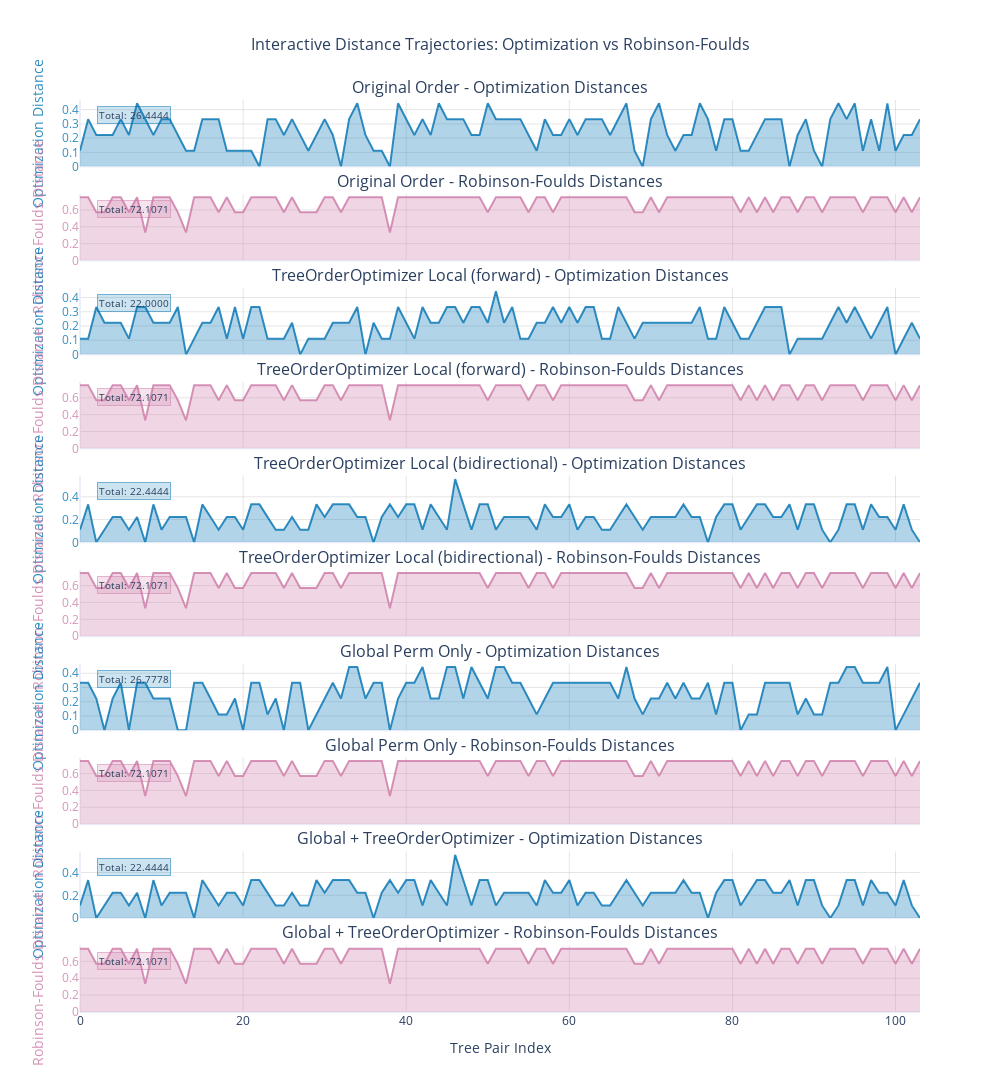
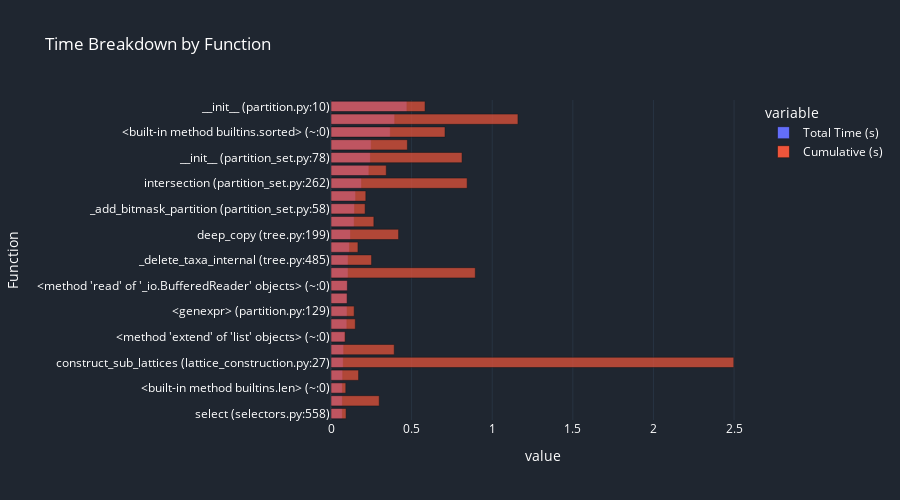
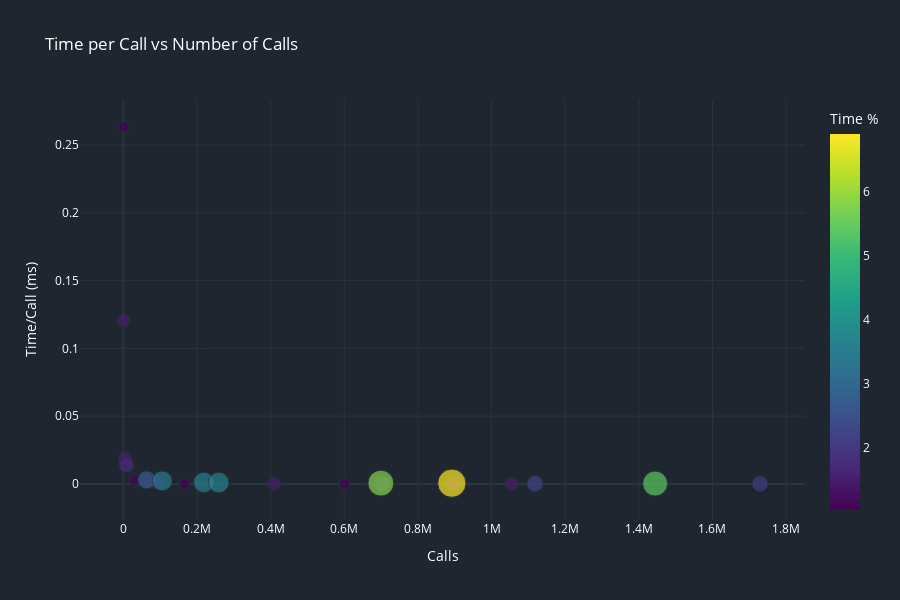
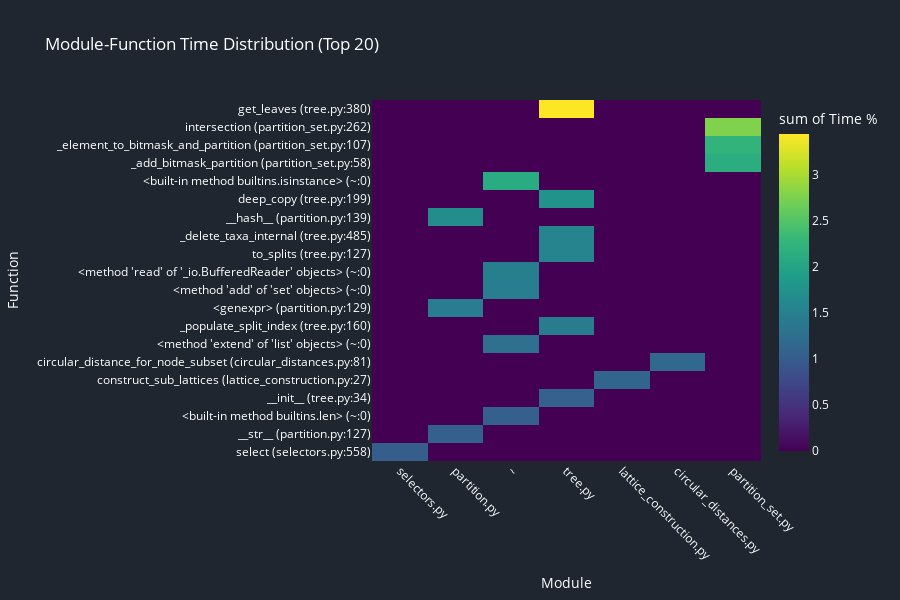

Notebook code cell kept with these figures, in order:
### Code cell
%load_ext autoreload
%autoreload 2

# In a Jupyter Notebook cell
import logging
from brancharchitect.leaforder.benchmark.benchmark_utilities import profile_and_visualize
# Configure logging
logging.basicConfig(level=logging.INFO)
logger = logging.getLogger(__name__)

file_path = "/Users/berksakalli/Projects/BranchArchitect/test/colouring/trees/sequence_trees/five_taxa_all_permutations.newick"

profile_and_visualize(
    filepath=file_path,
    bidirectional=True,
    n_iterations=20,
)

### Figure 1 — Plotly figure (JSON) as saved in the notebook; plotly's stock layout.template omitted (floating-point values rounded to 4 significant figures)
{"data": [{"fill": "tozeroy", "fillcolor": "rgba(0, 114, 178, 0.3)", "hovertemplate": "<b>Tree Pair: %{x}</b><br>Optimization Distance: %{y:.4f}<extra></extra>", "line": {"color": "rgba(0, 114, 178, 0.8)", "width": 2}, "mode": "lines", "name": "Original Order - Opt", "showlegend": false, "type": "scatter", "x": [0, 1, 2, 3, 4, 5, 6, 7, 8, 9, 10, 11, 12, 13, 14, 15, 16, 17, 18, 19, 20, 21, 22, 23, 24, 25, 26, 27, 28, 29, 30, 31, 32, 33, 34, 35, 36, 37, 38, 39, 40, 41, 42, 43, 44, 45, 46, 47, 48, 49, 50, 51, 52, 53, 54, 55, 56, 57, 58, 59, 60, 61, 62, 63, 64, 65, 66, 67, 68, 69, 70, 71, 72, 73, 74, 75, 76, 77, 78, 79, 80, 81, 82, 83, 84, 85, 86, 87, 88, 89, 90, 91, 92, 93, 94, 95, 96, 97, 98, 99, 100, 101, 102, 103], "xaxis": "x", "y": [0.1111, 0.3333, 0.2222, 0.2222, 0.2222, 0.3333, 0.2222, 0.4444, 0.3333, 0.2222, 0.3333, 0.3333, 0.2222, 0.1111, 0.1111, 0.3333, 0.3333, 0.3333, 0.1111, 0.1111, 0.1111, 0.1111, 0, 0.3333, 0.3333, 0.2222, 0.3333, 0.2222, 0.1111, 0.2222, 0.3333, 0.2222, 0, 0.3333, 0.4444, 0.2222, 0.1111, 0.1111, 0, 0.4444, 0.3333, 0.2222, 0.3333, 0.2222, 0.4444, 0.3333, 0.3333, 0.3333, 0.2222, 0.2222, 0.4444, 0.3333, 0.3333, 0.3333, 0.3333, 0.2222, 0.1111, 0.3333, 0.2222, 0.2222, 0.3333, 0.2222, 0.3333, 0.3333, 0.3333, 0.2222, 0.3333, 0.4444, 0.1111, 0, 0.3333, 0.4444, 0.2222, 0.1111, 0.2222, 0.2222, 0.4444, 0.3333, 0.1111, 0.3333, 0.3333, 0.1111, 0.1111, 0.2222, 0.3333, 0.3333, 0.3333, 0, 0.2222, 0.3333, 0.1111, 0, 0.3333, 0.4444, 0.3333, 0.4444, 0.1111, 0.3333, 0.1111, 0.4444, 0.1111, 0.2222, 0.2222, 0.3333], "yaxis": "y"}, {"fill": "tozeroy", "fillcolor": "rgba(204, 121, 167, 0.3)", "hovertemplate": "<b>Tree Pair: %{x}</b><br>Robinson-Foulds Distance: %{y:.4f}<extra></extra>", "line": {"color": "rgba(204, 121, 167, 0.8)", "width": 2}, "mode": "lines", "name": "Original Order - RF", "showlegend": false, "type": "scatter", "x": [0, 1, 2, 3, 4, 5, 6, 7, 8, 9, 10, 11, 12, 13, 14, 15, 16, 17, 18, 19, 20, 21, 22, 23, 24, 25, 26, 27, 28, 29, 30, 31, 32, 33, 34, 35, 36, 37, 38, 39, 40, 41, 42, 43, 44, 45, 46, 47, 48, 49, 50, 51, 52, 53, 54, 55, 56, 57, 58, 59, 60, 61, 62, 63, 64, 65, 66, 67, 68, 69, 70, 71, 72, 73, 74, 75, 76, 77, 78, 79, 80, 81, 82, 83, 84, 85, 86, 87, 88, 89, 90, 91, 92, 93, 94, 95, 96, 97, 98, 99, 100, 101, 102, 103], "xaxis": "x2", "y": [0.75, 0.75, 0.5714, 0.5714, 0.75, 0.75, 0.5714, 0.75, 0.3333, 0.75, 0.75, 0.75, 0.5714, 0.3333, 0.75, 0.75, 0.75, 0.5714, 0.75, 0.5714, 0.5714, 0.75, 0.75, 0.75, 0.75, 0.5714, 0.75, 0.5714, 0.5714, 0.5714, 0.75, 0.75, 0.5714, 0.75, 0.75, 0.75, 0.75, 0.75, 0.3333, 0.75, 0.75, 0.75, 0.75, 0.75, 0.75, 0.75, 0.75, 0.75, 0.75, 0.75, 0.5714, 0.75, 0.75, 0.75, 0.75, 0.5714, 0.75, 0.75, 0.5714, 0.75, 0.75, 0.75, 0.75, 0.75, 0.75, 0.75, 0.75, 0.75, 0.5714, 0.5714, 0.75, 0.5714, 0.75, 0.75, 0.75, 0.75, 0.75, 0.75, 0.75, 0.75, 0.75, 0.5714, 0.75, 0.5714, 0.75, 0.5714, 0.75, 0.75, 0.5714, 0.75, 0.75, 0.5714, 0.75, 0.75, 0.75, 0.75, 0.5714, 0.75, 0.75, 0.75, 0.5714, 0.75, 0.5714, 0.75], "yaxis": "y2"}, {"fill": "tozeroy", "fillcolor": "rgba(0, 114, 178, 0.3)", "hovertemplate": "<b>Tree Pair: %{x}</b><br>Optimization Distance: %{y:.4f}<extra></extra>", "line": {"color": "rgba(0, 114, 178, 0.8)", "width": 2}, "mode": "lines", "name": "TreeOrderOptimizer Local (forward) - Opt", "showlegend": false, "type": "scatter", "x": [0, 1, 2, 3, 4, 5, 6, 7, 8, 9, 10, 11, 12, 13, 14, 15, 16, 17, 18, 19, 20, 21, 22, 23, 24, 25, 26, 27, 28, 29, 30, 31, 32, 33, 34, 35, 36, 37, 38, 39, 40, 41, 42, 43, 44, 45, 46, 47, 48, 49, 50, 51, 52, 53, 54, 55, 56, 57, 58, 59, 60, 61, 62, 63, 64, 65, 66, 67, 68, 69, 70, 71, 72, 73, 74, 75, 76, 77, 78, 79, 80, 81, 82, 83, 84, 85, 86, 87, 88, 89, 90, 91, 92, 93, 94, 95, 96, 97, 98, 99, 100, 101, 102, 103], "xaxis": "x3", "y": [0.1111, 0.1111, 0.3333, 0.2222, 0.2222, 0.2222, 0.1111, 0.3333, 0.3333, 0.2222, 0.2222, 0.2222, 0.3333, 0, 0.1111, 0.2222, 0.2222, 0.3333, 0.1111, 0.3333, 0.1111, 0.3333, 0.3333, 0.1111, 0.1111, 0.1111, 0.2222, 0, 0.1111, 0.1111, 0.1111, 0.2222, 0.2222, 0.2222, 0.3333, 0, 0.2222, 0.1111, 0.1111, 0.3333, 0.2222, 0.1111, 0.3333, 0.2222, 0.2222, 0.3333, 0.3333, 0.2222, 0.3333, 0.3333, 0.2222, 0.4444, 0.2222, 0.3333, 0.1111, 0.1111, 0.2222, 0.2222, 0.3333, 0.2222, 0.3333, 0.2222, 0.3333, 0.3333, 0.1111, 0.1111, 0.3333, 0.2222, 0.1111, 0.2222, 0.2222, 0.2222, 0.2222, 0.2222, 0.2222, 0.2222, 0.3333, 0.1111, 0.1111, 0.3333, 0.2222, 0.1111, 0.1111, 0.2222, 0.3333, 0.3333, 0.3333, 0, 0.1111, 0.1111, 0.1111, 0.1111, 0.2222, 0.3333, 0.2222, 0.3333, 0.2222, 0.1111, 0.2222, 0.3333, 0, 0.1111, 0.2222, 0.1111], "yaxis": "y3"}, {"fill": "tozeroy", "fillcolor": "rgba(204, 121, 167, 0.3)", "hovertemplate": "<b>Tree Pair: %{x}</b><br>Robinson-Foulds Distance: %{y:.4f}<extra></extra>", "line": {"color": "rgba(204, 121, 167, 0.8)", "width": 2}, "mode": "lines", "name": "TreeOrderOptimizer Local (forward) - RF", "showlegend": false, "type": "scatter", "x": [0, 1, 2, 3, 4, 5, 6, 7, 8, 9, 10, 11, 12, 13, 14, 15, 16, 17, 18, 19, 20, 21, 22, 23, 24, 25, 26, 27, 28, 29, 30, 31, 32, 33, 34, 35, 36, 37, 38, 39, 40, 41, 42, 43, 44, 45, 46, 47, 48, 49, 50, 51, 52, 53, 54, 55, 56, 57, 58, 59, 60, 61, 62, 63, 64, 65, 66, 67, 68, 69, 70, 71, 72, 73, 74, 75, 76, 77, 78, 79, 80, 81, 82, 83, 84, 85, 86, 87, 88, 89, 90, 91, 92, 93, 94, 95, 96, 97, 98, 99, 100, 101, 102, 103], "xaxis": "x4", "y": [0.75, 0.75, 0.5714, 0.5714, 0.75, 0.75, 0.5714, 0.75, 0.3333, 0.75, 0.75, 0.75, 0.5714, 0.3333, 0.75, 0.75, 0.75, 0.5714, 0.75, 0.5714, 0.5714, 0.75, 0.75, 0.75, 0.75, 0.5714, 0.75, 0.5714, 0.5714, 0.5714, 0.75, 0.75, 0.5714, 0.75, 0.75, 0.75, 0.75, 0.75, 0.3333, 0.75, 0.75, 0.75, 0.75, 0.75, 0.75, 0.75, 0.75, 0.75, 0.75, 0.75, 0.5714, 0.75, 0.75, 0.75, 0.75, 0.5714, 0.75, 0.75, 0.5714, 0.75, 0.75, 0.75, 0.75, 0.75, 0.75, 0.75, 0.75, 0.75, 0.5714, 0.5714, 0.75, 0.5714, 0.75, 0.75, 0.75, 0.75, 0.75, 0.75, 0.75, 0.75, 0.75, 0.5714, 0.75, 0.5714, 0.75, 0.5714, 0.75, 0.75, 0.5714, 0.75, 0.75, 0.5714, 0.75, 0.75, 0.75, 0.75, 0.5714, 0.75, 0.75, 0.75, 0.5714, 0.75, 0.5714, 0.75], "yaxis": "y4"}, {"fill": "tozeroy", "fillcolor": "rgba(0, 114, 178, 0.3)", "hovertemplate": "<b>Tree Pair: %{x}</b><br>Optimization Distance: %{y:.4f}<extra></extra>", "line": {"color": "rgba(0, 114, 178, 0.8)", "width": 2}, "mode": "lines", "name": "TreeOrderOptimizer Local (bidirectional) - Opt", "showlegend": false, "type": "scatter", "x": [0, 1, 2, 3, 4, 5, 6, 7, 8, 9, 10, 11, 12, 13, 14, 15, 16, 17, 18, 19, 20, 21, 22, 23, 24, 25, 26, 27, 28, 29, 30, 31, 32, 33, 34, 35, 36, 37, 38, 39, 40, 41, 42, 43, 44, 45, 46, 47, 48, 49, 50, 51, 52, 53, 54, 55, 56, 57, 58, 59, 60, 61, 62, 63, 64, 65, 66, 67, 68, 69, 70, 71, 72, 73, 74, 75, 76, 77, 78, 79, 80, 81, 82, 83, 84, 85, 86, 87, 88, 89, 90, 91, 92, 93, 94, 95, 96, 97, 98, 99, 100, 101, 102, 103], "xaxis": "x5", "y": [0.1111, 0.3333, 0, 0.1111, 0.2222, 0.2222, 0.1111, 0.2222, 0, 0.3333, 0.1111, 0.2222, 0.2222, 0.2222, 0, 0.3333, 0.2222, 0.1111, 0.2222, 0.2222, 0.1111, 0.3333, 0.3333, 0.2222, 0.1111, 0.1111, 0.2222, 0.1111, 0.1111, 0.3333, 0.2222, 0.3333, 0.3333, 0.3333, 0.2222, 0.2222, 0, 0.2222, 0.3333, 0.2222, 0.3333, 0.3333, 0.1111, 0.3333, 0.2222, 0.1111, 0.5556, 0.3333, 0.1111, 0.3333, 0.3333, 0.1111, 0.2222, 0.2222, 0.2222, 0.2222, 0.1111, 0.3333, 0.2222, 0.2222, 0.3333, 0.1111, 0.2222, 0.2222, 0.1111, 0.1111, 0.2222, 0.3333, 0.2222, 0.1111, 0.2222, 0.2222, 0.2222, 0.2222, 0.3333, 0.2222, 0.2222, 0, 0.2222, 0.3333, 0.3333, 0.1111, 0.2222, 0.3333, 0.3333, 0.2222, 0.2222, 0.3333, 0.1111, 0.3333, 0.3333, 0.1111, 0, 0.1111, 0.3333, 0.3333, 0.1111, 0.3333, 0.2222, 0.2222, 0.1111, 0.3333, 0.1111, 0], "yaxis": "y5"}, {"fill": "tozeroy", "fillcolor": "rgba(204, 121, 167, 0.3)", "hovertemplate": "<b>Tree Pair: %{x}</b><br>Robinson-Foulds Distance: %{y:.4f}<extra></extra>", "line": {"color": "rgba(204, 121, 167, 0.8)", "width": 2}, "mode": "lines", "name": "TreeOrderOptimizer Local (bidirectional) - RF", "showlegend": false, "type": "scatter", "x": [0, 1, 2, 3, 4, 5, 6, 7, 8, 9, 10, 11, 12, 13, 14, 15, 16, 17, 18, 19, 20, 21, 22, 23, 24, 25, 26, 27, 28, 29, 30, 31, 32, 33, 34, 35, 36, 37, 38, 39, 40, 41, 42, 43, 44, 45, 46, 47, 48, 49, 50, 51, 52, 53, 54, 55, 56, 57, 58, 59, 60, 61, 62, 63, 64, 65, 66, 67, 68, 69, 70, 71, 72, 73, 74, 75, 76, 77, 78, 79, 80, 81, 82, 83, 84, 85, 86, 87, 88, 89, 90, 91, 92, 93, 94, 95, 96, 97, 98, 99, 100, 101, 102, 103], "xaxis": "x6", "y": [0.75, 0.75, 0.5714, 0.5714, 0.75, 0.75, 0.5714, 0.75, 0.3333, 0.75, 0.75, 0.75, 0.5714, 0.3333, 0.75, 0.75, 0.75, 0.5714, 0.75, 0.5714, 0.5714, 0.75, 0.75, 0.75, 0.75, 0.5714, 0.75, 0.5714, 0.5714, 0.5714, 0.75, 0.75, 0.5714, 0.75, 0.75, 0.75, 0.75, 0.75, 0.3333, 0.75, 0.75, 0.75, 0.75, 0.75, 0.75, 0.75, 0.75, 0.75, 0.75, 0.75, 0.5714, 0.75, 0.75, 0.75, 0.75, 0.5714, 0.75, 0.75, 0.5714, 0.75, 0.75, 0.75, 0.75, 0.75, 0.75, 0.75, 0.75, 0.75, 0.5714, 0.5714, 0.75, 0.5714, 0.75, 0.75, 0.75, 0.75, 0.75, 0.75, 0.75, 0.75, 0.75, 0.5714, 0.75, 0.5714, 0.75, 0.5714, 0.75, 0.75, 0.5714, 0.75, 0.75, 0.5714, 0.75, 0.75, 0.75, 0.75, 0.5714, 0.75, 0.75, 0.75, 0.5714, 0.75, 0.5714, 0.75], "yaxis": "y6"}, {"fill": "tozeroy", "fillcolor": "rgba(0, 114, 178, 0.3)", "hovertemplate": "<b>Tree Pair: %{x}</b><br>Optimization Distance: %{y:.4f}<extra></extra>", "line": {"color": "rgba(0, 114, 178, 0.8)", "width": 2}, "mode": "lines", "name": "Global Perm Only - Opt", "showlegend": false, "type": "scatter", "x": [0, 1, 2, 3, 4, 5, 6, 7, 8, 9, 10, 11, 12, 13, 14, 15, 16, 17, 18, 19, 20, 21, 22, 23, 24, 25, 26, 27, 28, 29, 30, 31, 32, 33, 34, 35, 36, 37, 38, 39, 40, 41, 42, 43, 44, 45, 46, 47, 48, 49, 50, 51, 52, 53, 54, 55, 56, 57, 58, 59, 60, 61, 62, 63, 64, 65, 66, 67, 68, 69, 70, 71, 72, 73, 74, 75, 76, 77, 78, 79, 80, 81, 82, 83, 84, 85, 86, 87, 88, 89, 90, 91, 92, 93, 94, 95, 96, 97, 98, 99, 100, 101, 102, 103], "xaxis": "x7", "y": [0.3333, 0.3333, 0.2222, 0, 0.2222, 0.3333, 0, 0.3333, 0.3333, 0.2222, 0.2222, 0.2222, 0, 0, 0.3333, 0.3333, 0.2222, 0.1111, 0.1111, 0.2222, 0, 0.3333, 0.3333, 0.1111, 0.2222, 0, 0.3333, 0.3333, 0, 0.1111, 0.2222, 0.3333, 0.2222, 0.4444, 0.4444, 0.2222, 0.3333, 0.3333, 0, 0.2222, 0.3333, 0.3333, 0.4444, 0.2222, 0.2222, 0.4444, 0.4444, 0.2222, 0.4444, 0.3333, 0.2222, 0.4444, 0.4444, 0.3333, 0.3333, 0.2222, 0.1111, 0.2222, 0.3333, 0.3333, 0.3333, 0.3333, 0.3333, 0.3333, 0.3333, 0.3333, 0.2222, 0.4444, 0.2222, 0.1111, 0.2222, 0.2222, 0.3333, 0.2222, 0.3333, 0.2222, 0.2222, 0.3333, 0.1111, 0.3333, 0.3333, 0, 0.1111, 0.1111, 0.3333, 0.3333, 0.3333, 0.3333, 0.1111, 0.2222, 0.1111, 0.1111, 0.3333, 0.3333, 0.4444, 0.4444, 0.3333, 0.3333, 0.3333, 0.4444, 0, 0.1111, 0.2222, 0.3333], "yaxis": "y7"}, {"fill": "tozeroy", "fillcolor": "rgba(204, 121, 167, 0.3)", "hovertemplate": "<b>Tree Pair: %{x}</b><br>Robinson-Foulds Distance: %{y:.4f}<extra></extra>", "line": {"color": "rgba(204, 121, 167, 0.8)", "width": 2}, "mode": "lines", "name": "Global Perm Only - RF", "showlegend": false, "type": "scatter", "x": [0, 1, 2, 3, 4, 5, 6, 7, 8, 9, 10, 11, 12, 13, 14, 15, 16, 17, 18, 19, 20, 21, 22, 23, 24, 25, 26, 27, 28, 29, 30, 31, 32, 33, 34, 35, 36, 37, 38, 39, 40, 41, 42, 43, 44, 45, 46, 47, 48, 49, 50, 51, 52, 53, 54, 55, 56, 57, 58, 59, 60, 61, 62, 63, 64, 65, 66, 67, 68, 69, 70, 71, 72, 73, 74, 75, 76, 77, 78, 79, 80, 81, 82, 83, 84, 85, 86, 87, 88, 89, 90, 91, 92, 93, 94, 95, 96, 97, 98, 99, 100, 101, 102, 103], "xaxis": "x8", "y": [0.75, 0.75, 0.5714, 0.5714, 0.75, 0.75, 0.5714, 0.75, 0.3333, 0.75, 0.75, 0.75, 0.5714, 0.3333, 0.75, 0.75, 0.75, 0.5714, 0.75, 0.5714, 0.5714, 0.75, 0.75, 0.75, 0.75, 0.5714, 0.75, 0.5714, 0.5714, 0.5714, 0.75, 0.75, 0.5714, 0.75, 0.75, 0.75, 0.75, 0.75, 0.3333, 0.75, 0.75, 0.75, 0.75, 0.75, 0.75, 0.75, 0.75, 0.75, 0.75, 0.75, 0.5714, 0.75, 0.75, 0.75, 0.75, 0.5714, 0.75, 0.75, 0.5714, 0.75, 0.75, 0.75, 0.75, 0.75, 0.75, 0.75, 0.75, 0.75, 0.5714, 0.5714, 0.75, 0.5714, 0.75, 0.75, 0.75, 0.75, 0.75, 0.75, 0.75, 0.75, 0.75, 0.5714, 0.75, 0.5714, 0.75, 0.5714, 0.75, 0.75, 0.5714, 0.75, 0.75, 0.5714, 0.75, 0.75, 0.75, 0.75, 0.5714, 0.75, 0.75, 0.75, 0.5714, 0.75, 0.5714, 0.75], "yaxis": "y8"}, {"fill": "tozeroy", "fillcolor": "rgba(0, 114, 178, 0.3)", "hovertemplate": "<b>Tree Pair: %{x}</b><br>Optimization Distance: %{y:.4f}<extra></extra>", "line": {"color": "rgba(0, 114, 178, 0.8)", "width": 2}, "mode": "lines", "name": "Global + TreeOrderOptimizer - Opt", "showlegend": false, "type": "scatter", "x": [0, 1, 2, 3, 4, 5, 6, 7, 8, 9, 10, 11, 12, 13, 14, 15, 16, 17, 18, 19, 20, 21, 22, 23, 24, 25, 26, 27, 28, 29, 30, 31, 32, 33, 34, 35, 36, 37, 38, 39, 40, 41, 42, 43, 44, 45, 46, 47, 48, 49, 50, 51, 52, 53, 54, 55, 56, 57, 58, 59, 60, 61, 62, 63, 64, 65, 66, 67, 68, 69, 70, 71, 72, 73, 74, 75, 76, 77, 78, 79, 80, 81, 82, 83, 84, 85, 86, 87, 88, 89, 90, 91, 92, 93, 94, 95, 96, 97, 98, 99, 100, 101, 102, 103], "xaxis": "x9", "y": [0.1111, 0.3333, 0, 0.1111, 0.2222, 0.2222, 0.1111, 0.2222, 0, 0.3333, 0.1111, 0.2222, 0.2222, 0.2222, 0, 0.3333, 0.2222, 0.1111, 0.2222, 0.2222, 0.1111, 0.3333, 0.3333, 0.2222, 0.1111, 0.1111, 0.2222, 0.1111, 0.1111, 0.3333, 0.2222, 0.3333, 0.3333, 0.3333, 0.2222, 0.2222, 0, 0.2222, 0.3333, 0.2222, 0.3333, 0.3333, 0.1111, 0.3333, 0.2222, 0.1111, 0.5556, 0.3333, 0.1111, 0.3333, 0.3333, 0.1111, 0.2222, 0.2222, 0.2222, 0.2222, 0.1111, 0.3333, 0.2222, 0.2222, 0.3333, 0.1111, 0.2222, 0.2222, 0.1111, 0.1111, 0.2222, 0.3333, 0.2222, 0.1111, 0.2222, 0.2222, 0.2222, 0.2222, 0.3333, 0.2222, 0.2222, 0, 0.2222, 0.3333, 0.3333, 0.1111, 0.2222, 0.3333, 0.3333, 0.2222, 0.2222, 0.3333, 0.1111, 0.3333, 0.3333, 0.1111, 0, 0.1111, 0.3333, 0.3333, 0.1111, 0.3333, 0.2222, 0.2222, 0.1111, 0.3333, 0.1111, 0], "yaxis": "y9"}, {"fill": "tozeroy", "fillcolor": "rgba(204, 121, 167, 0.3)", "hovertemplate": "<b>Tree Pair: %{x}</b><br>Robinson-Foulds Distance: %{y:.4f}<extra></extra>", "line": {"color": "rgba(204, 121, 167, 0.8)", "width": 2}, "mode": "lines", "name": "Global + TreeOrderOptimizer - RF", "showlegend": false, "type": "scatter", "x": [0, 1, 2, 3, 4, 5, 6, 7, 8, 9, 10, 11, 12, 13, 14, 15, 16, 17, 18, 19, 20, 21, 22, 23, 24, 25, 26, 27, 28, 29, 30, 31, 32, 33, 34, 35, 36, 37, 38, 39, 40, 41, 42, 43, 44, 45, 46, 47, 48, 49, 50, 51, 52, 53, 54, 55, 56, 57, 58, 59, 60, 61, 62, 63, 64, 65, 66, 67, 68, 69, 70, 71, 72, 73, 74, 75, 76, 77, 78, 79, 80, 81, 82, 83, 84, 85, 86, 87, 88, 89, 90, 91, 92, 93, 94, 95, 96, 97, 98, 99, 100, 101, 102, 103], "xaxis": "x10", "y": [0.75, 0.75, 0.5714, 0.5714, 0.75, 0.75, 0.5714, 0.75, 0.3333, 0.75, 0.75, 0.75, 0.5714, 0.3333, 0.75, 0.75, 0.75, 0.5714, 0.75, 0.5714, 0.5714, 0.75, 0.75, 0.75, 0.75, 0.5714, 0.75, 0.5714, 0.5714, 0.5714, 0.75, 0.75, 0.5714, 0.75, 0.75, 0.75, 0.75, 0.75, 0.3333, 0.75, 0.75, 0.75, 0.75, 0.75, 0.75, 0.75, 0.75, 0.75, 0.75, 0.75, 0.5714, 0.75, 0.75, 0.75, 0.75, 0.5714, 0.75, 0.75, 0.5714, 0.75, 0.75, 0.75, 0.75, 0.75, 0.75, 0.75, 0.75, 0.75, 0.5714, 0.5714, 0.75, 0.5714, 0.75, 0.75, 0.75, 0.75, 0.75, 0.75, 0.75, 0.75, 0.75, 0.5714, 0.75, 0.5714, 0.75, 0.5714, 0.75, 0.75, 0.5714, 0.75, 0.75, 0.5714, 0.75, 0.75, 0.75, 0.75, 0.5714, 0.75, 0.75, 0.75, 0.5714, 0.75, 0.5714, 0.75], "yaxis": "y10"}], "layout": {"annotations": [{"font": {"size": 16}, "showarrow": false, "text": "Original Order - Optimization Distances", "x": 0.5, "xanchor": "center", "xref": "paper", "y": 1.0, "yanchor": "bottom", "yref": "paper"}, {"font": {"size": 16}, "showarrow": false, "text": "Original Order - Robinson-Foulds Distances", "x": 0.5, "xanchor": "center", "xref": "paper", "y": 0.897, "yanchor": "bottom", "yref": "paper"}, {"font": {"size": 16}, "showarrow": false, "text": "TreeOrderOptimizer Local (forward) - Optimization Distances", "x": 0.5, "xanchor": "center", "xref": "paper", "y": 0.794, "yanchor": "bottom", "yref": "paper"}, {"font": {"size": 16}, "showarrow": false, "text": "TreeOrderOptimizer Local (forward) - Robinson-Foulds Distances", "x": 0.5, "xanchor": "center", "xref": "paper", "y": 0.691, "yanchor": "bottom", "yref": "paper"}, {"font": {"size": 16}, "showarrow": false, "text": "TreeOrderOptimizer Local (bidirectional) - Optimization Distances", "x": 0.5, "xanchor": "center", "xref": "paper", "y": 0.588, "yanchor": "bottom", "yref": "paper"}, {"font": {"size": 16}, "showarrow": false, "text": "TreeOrderOptimizer Local (bidirectional) - Robinson-Foulds Distances", "x": 0.5, "xanchor": "center", "xref": "paper", "y": 0.485, "yanchor": "bottom", "yref": "paper"}, {"font": {"size": 16}, "showarrow": false, "text": "Global Perm Only - Optimization Distances", "x": 0.5, "xanchor": "center", "xref": "paper", "y": 0.382, "yanchor": "bottom", "yref": "paper"}, {"font": {"size": 16}, "showarrow": false, "text": "Global Perm Only - Robinson-Foulds Distances", "x": 0.5, "xanchor": "center", "xref": "paper", "y": 0.279, "yanchor": "bottom", "yref": "paper"}, {"font": {"size": 16}, "showarrow": false, "text": "Global + TreeOrderOptimizer - Optimization Distances", "x": 0.5, "xanchor": "center", "xref": "paper", "y": 0.176, "yanchor": "bottom", "yref": "paper"}, {"font": {"size": 16}, "showarrow": false, "text": "Global + TreeOrderOptimizer - Robinson-Foulds Distances", "x": 0.5, "xanchor": "center", "xref": "paper", "y": 0.073, "yanchor": "bottom", "yref": "paper"}, {"bgcolor": "rgba(0, 114, 178, 0.2)", "bordercolor": "rgba(0, 114, 178, 0.5)", "borderwidth": 1, "font": {"size": 10}, "showarrow": false, "text": "Total: 26.4444", "x": 2.08, "xanchor": "left", "xref": "x", "y": 0.4222, "yanchor": "top", "yref": "y"}, {"bgcolor": "rgba(204, 121, 167, 0.2)", "bordercolor": "rgba(204, 121, 167, 0.5)", "borderwidth": 1, "font": {"size": 10}, "showarrow": false, "text": "Total: 72.1071", "x": 2.08, "xanchor": "left", "xref": "x2", "y": 0.7125, "yanchor": "top", "yref": "y2"}, {"bgcolor": "rgba(0, 114, 178, 0.2)", "bordercolor": "rgba(0, 114, 178, 0.5)", "borderwidth": 1, "font": {"size": 10}, "showarrow": false, "text": "Total: 22.0000", "x": 2.08, "xanchor": "left", "xref": "x3", "y": 0.4222, "yanchor": "top", "yref": "y3"}, {"bgcolor": "rgba(204, 121, 167, 0.2)", "bordercolor": "rgba(204, 121, 167, 0.5)", "borderwidth": 1, "font": {"size": 10}, "showarrow": false, "text": "Total: 72.1071", "x": 2.08, "xanchor": "left", "xref": "x4", "y": 0.7125, "yanchor": "top", "yref": "y4"}, {"bgcolor": "rgba(0, 114, 178, 0.2)", "bordercolor": "rgba(0, 114, 178, 0.5)", "borderwidth": 1, "font": {"size": 10}, "showarrow": false, "text": "Total: 22.4444", "x": 2.08, "xanchor": "left", "xref": "x5", "y": 0.5278, "yanchor": "top", "yref": "y5"}, {"bgcolor": "rgba(204, 121, 167, 0.2)", "bordercolor": "rgba(204, 121, 167, 0.5)", "borderwidth": 1, "font": {"size": 10}, "showarrow": false, "text": "Total: 72.1071", "x": 2.08, "xanchor": "left", "xref": "x6", "y": 0.7125, "yanchor": "top", "yref": "y6"}, {"bgcolor": "rgba(0, 114, 178, 0.2)", "bordercolor": "rgba(0, 114, 178, 0.5)", "borderwidth": 1, "font": {"size": 10}, "showarrow": false, "text": "Total: 26.7778", "x": 2.08, "xanchor": "left", "xref": "x7", "y": 0.4222, "yanchor": "top", "yref": "y7"}, {"bgcolor": "rgba(204, 121, 167, 0.2)", "bordercolor": "rgba(204, 121, 167, 0.5)", "borderwidth": 1, "font": {"size": 10}, "showarrow": false, "text": "Total: 72.1071", "x": 2.08, "xanchor": "left", "xref": "x8", "y": 0.7125, "yanchor": "top", "yref": "y8"}, {"bgcolor": "rgba(0, 114, 178, 0.2)", "bordercolor": "rgba(0, 114, 178, 0.5)", "borderwidth": 1, "font": {"size": 10}, "showarrow": false, "text": "Total: 22.4444", "x": 2.08, "xanchor": "left", "xref": "x9", "y": 0.5278, "yanchor": "top", "yref": "y9"}, {"bgcolor": "rgba(204, 121, 167, 0.2)", "bordercolor": "rgba(204, 121, 167, 0.5)", "borderwidth": 1, "font": {"size": 10}, "showarrow": false, "text": "Total: 72.1071", "x": 2.08, "xanchor": "left", "xref": "x10", "y": 0.7125, "yanchor": "top", "yref": "y10"}], "height": 2400, "showlegend": false, "title": {"font": {"size": 16}, "text": "Interactive Distance Trajectories: Optimization vs Robinson-Foulds", "x": 0.5}, "width": 1000, "xaxis": {"anchor": "y", "domain": [0, 1], "gridcolor": "rgba(128, 128, 128, 0.2)", "gridwidth": 1, "matches": "x10", "showgrid": true, "showticklabels": false}, "xaxis10": {"anchor": "y10", "domain": [0, 1], "gridcolor": "rgba(128, 128, 128, 0.2)", "gridwidth": 1, "showgrid": true, "title": {"text": "Tree Pair Index"}}, "xaxis2": {"anchor": "y2", "domain": [0, 1], "gridcolor": "rgba(128, 128, 128, 0.2)", "gridwidth": 1, "matches": "x10", "showgrid": true, "showticklabels": false}, "xaxis3": {"anchor": "y3", "domain": [0, 1], "gridcolor": "rgba(128, 128, 128, 0.2)", "gridwidth": 1, "matches": "x10", "showgrid": true, "showticklabels": false}, "xaxis4": {"anchor": "y4", "domain": [0, 1], "gridcolor": "rgba(128, 128, 128, 0.2)", "gridwidth": 1, "matches": "x10", "showgrid": true, "showticklabels": false}, "xaxis5": {"anchor": "y5", "domain": [0, 1], "gridcolor": "rgba(128, 128, 128, 0.2)", "gridwidth": 1, "matches": "x10", "showgrid": true, "showticklabels": false}, "xaxis6": {"anchor": "y6", "domain": [0, 1], "gridcolor": "rgba(128, 128, 128, 0.2)", "gridwidth": 1, "matches": "x10", "showgrid": true, "showticklabels": false}, "xaxis7": {"anchor": "y7", "domain": [0, 1], "gridcolor": "rgba(128, 128, 128, 0.2)", "gridwidth": 1, "matches": "x10", "showgrid": true, "showticklabels": false}, "xaxis8": {"anchor": "y8", "domain": [0, 1], "gridcolor": "rgba(128, 128, 128, 0.2)", "gridwidth": 1, "matches": "x10", "showgrid": true, "showticklabels": false}, "xaxis9": {"anchor": "y9", "domain": [0, 1], "gridcolor": "rgba(128, 128, 128, 0.2)", "gridwidth": 1, "matches": "x10", "showgrid": true, "showticklabels": false}, "yaxis": {"anchor": "x", "domain": [0.927, 1.0], "gridcolor": "rgba(128, 128, 128, 0.2)", "gridwidth": 1, "showgrid": true, "tickfont": {"color": "rgba(0, 114, 178, 0.8)"}, "title": {"font": {"color": "rgba(0, 114, 178, 0.8)"}, "text": "Optimization Distance"}}, "yaxis10": {"anchor": "x10", "domain": [0, 0.073], "gridcolor": "rgba(128, 128, 128, 0.2)", "gridwidth": 1, "showgrid": true, "tickfont": {"color": "rgba(204, 121, 167, 0.8)"}, "title": {"font": {"color": "rgba(204, 121, 167, 0.8)"}, "text": "Robinson-Foulds Distance"}}, "yaxis2": {"anchor": "x2", "domain": [0.824, 0.897], "gridcolor": "rgba(128, 128, 128, 0.2)", "gridwidth": 1, "showgrid": true, "tickfont": {"color": "rgba(204, 121, 167, 0.8)"}, "title": {"font": {"color": "rgba(204, 121, 167, 0.8)"}, "text": "Robinson-Foulds Distance"}}, "yaxis3": {"anchor": "x3", "domain": [0.721, 0.794], "gridcolor": "rgba(128, 128, 128, 0.2)", "gridwidth": 1, "showgrid": true, "tickfont": {"color": "rgba(0, 114, 178, 0.8)"}, "title": {"font": {"color": "rgba(0, 114, 178, 0.8)"}, "text": "Optimization Distance"}}, "yaxis4": {"anchor": "x4", "domain": [0.618, 0.691], "gridcolor": "rgba(128, 128, 128, 0.2)", "gridwidth": 1, "showgrid": true, "tickfont": {"color": "rgba(204, 121, 167, 0.8)"}, "title": {"font": {"color": "rgba(204, 121, 167, 0.8)"}, "text": "Robinson-Foulds Distance"}}, "yaxis5": {"anchor": "x5", "domain": [0.515, 0.588], "gridcolor": "rgba(128, 128, 128, 0.2)", "gridwidth": 1, "showgrid": true, "tickfont": {"color": "rgba(0, 114, 178, 0.8)"}, "title": {"font": {"color": "rgba(0, 114, 178, 0.8)"}, "text": "Optimization Distance"}}, "yaxis6": {"anchor": "x6", "domain": [0.412, 0.485], "gridcolor": "rgba(128, 128, 128, 0.2)", "gridwidth": 1, "showgrid": true, "tickfont": {"color": "rgba(204, 121, 167, 0.8)"}, "title": {"font": {"color": "rgba(204, 121, 167, 0.8)"}, "text": "Robinson-Foulds Distance"}}, "yaxis7": {"anchor": "x7", "domain": [0.309, 0.382], "gridcolor": "rgba(128, 128, 128, 0.2)", "gridwidth": 1, "showgrid": true, "tickfont": {"color": "rgba(0, 114, 178, 0.8)"}, "title": {"font": {"color": "rgba(0, 114, 178, 0.8)"}, "text": "Optimization Distance"}}, "yaxis8": {"anchor": "x8", "domain": [0.206, 0.279], "gridcolor": "rgba(128, 128, 128, 0.2)", "gridwidth": 1, "showgrid": true, "tickfont": {"color": "rgba(204, 121, 167, 0.8)"}, "title": {"font": {"color": "rgba(204, 121, 167, 0.8)"}, "text": "Robinson-Foulds Distance"}}, "yaxis9": {"anchor": "x9", "domain": [0.103, 0.176], "gridcolor": "rgba(128, 128, 128, 0.2)", "gridwidth": 1, "showgrid": true, "tickfont": {"color": "rgba(0, 114, 178, 0.8)"}, "title": {"font": {"color": "rgba(0, 114, 178, 0.8)"}, "text": "Optimization Distance"}}}}

### Figure 2 — Plotly figure (JSON) as saved in the notebook; plotly's stock layout.template omitted (floating-point values rounded to 4 significant figures)
{"data": [{"alignmentgroup": "True", "hovertemplate": "variable=Total Time (s)<br>value=%{x}<br>Function=%{y}<extra></extra>", "legendgroup": "Total Time (s)", "marker": {"color": "#636efa", "opacity": 0.7, "pattern": {"shape": ""}}, "name": "Total Time (s)", "offsetgroup": "Total Time (s)", "orientation": "h", "showlegend": true, "textposition": "auto", "type": "bar", "x": [0.07029, 0.07038, 0.07067, 0.07247, 0.07611, 0.07857, 0.08591, 0.09833, 0.0998, 0.09999, 0.1015, 0.106, 0.1063, 0.1145, 0.1208, 0.1438, 0.146, 0.1526, 0.1894, 0.2351, 0.2442, 0.2493, 0.3677, 0.395, 0.4709], "xaxis": "x", "y": ["select (selectors.py:558)", "__str__ (partition.py:127)", "<built-in method builtins.len> (~:0)", "__init__ (tree.py:34)", "construct_sub_lattices (lattice_construction.py:27)", "circular_distance_for_node_subset (circular_distances.py:81)", "<method 'extend' of 'list' objects> (~:0)", "_populate_split_index (tree.py:160)", "<genexpr> (partition.py:129)", "<method 'add' of 'set' objects> (~:0)", "<method 'read' of '_io.BufferedReader' objects> (~:0)", "to_splits (tree.py:127)", "_delete_taxa_internal (tree.py:485)", "__hash__ (partition.py:139)", "deep_copy (tree.py:199)", "<built-in method builtins.isinstance> (~:0)", "_add_bitmask_partition (partition_set.py:58)", "_element_to_bitmask_and_partition (partition_set.py:107)", "intersection (partition_set.py:262)", "get_leaves (tree.py:380)", "__init__ (partition_set.py:78)", "__iter__ (partition_set.py:139)", "<built-in method builtins.sorted> (~:0)", "add (partition_set.py:149)", "__init__ (partition.py:10)"], "yaxis": "y"}, {"alignmentgroup": "True", "hovertemplate": "variable=Cumulative (s)<br>value=%{x}<br>Function=%{y}<extra></extra>", "legendgroup": "Cumulative (s)", "marker": {"color": "#EF553B", "opacity": 0.7, "pattern": {"shape": ""}}, "name": "Cumulative (s)", "offsetgroup": "Cumulative (s)", "orientation": "h", "showlegend": true, "textposition": "auto", "type": "bar", "x": [0.09356, 0.2992, 0.09187, 0.171, 2.498, 0.3922, 0.08818, 0.1508, 0.1438, 0.09999, 0.1015, 0.895, 0.2517, 0.1672, 0.4192, 0.2659, 0.2117, 0.2161, 0.8446, 0.3429, 0.8129, 0.4738, 0.7071, 1.16, 0.5835], "xaxis": "x", "y": ["select (selectors.py:558)", "__str__ (partition.py:127)", "<built-in method builtins.len> (~:0)", "__init__ (tree.py:34)", "construct_sub_lattices (lattice_construction.py:27)", "circular_distance_for_node_subset (circular_distances.py:81)", "<method 'extend' of 'list' objects> (~:0)", "_populate_split_index (tree.py:160)", "<genexpr> (partition.py:129)", "<method 'add' of 'set' objects> (~:0)", "<method 'read' of '_io.BufferedReader' objects> (~:0)", "to_splits (tree.py:127)", "_delete_taxa_internal (tree.py:485)", "__hash__ (partition.py:139)", "deep_copy (tree.py:199)", "<built-in method builtins.isinstance> (~:0)", "_add_bitmask_partition (partition_set.py:58)", "_element_to_bitmask_and_partition (partition_set.py:107)", "intersection (partition_set.py:262)", "get_leaves (tree.py:380)", "__init__ (partition_set.py:78)", "__iter__ (partition_set.py:139)", "<built-in method builtins.sorted> (~:0)", "add (partition_set.py:149)", "__init__ (partition.py:10)"], "yaxis": "y"}], "layout": {"barmode": "overlay", "font": {"color": "#ffffff"}, "height": 500, "legend": {"title": {"text": "variable"}, "tracegroupgap": 0}, "paper_bgcolor": "#1f2630", "plot_bgcolor": "#1f2630", "title": {"text": "Time Breakdown by Function"}, "xaxis": {"anchor": "y", "domain": [0, 1], "title": {"text": "value"}}, "yaxis": {"anchor": "x", "domain": [0, 1], "title": {"text": "Function"}}}}

### Figure 3 — Plotly figure (JSON) as saved in the notebook; plotly's stock layout.template omitted (floating-point values rounded to 4 significant figures)
{"data": [{"customdata": [["select (selectors.py:558)"], ["__str__ (partition.py:127)"], ["<built-in method builtins.len> (~:0)"], ["__init__ (tree.py:34)"], ["construct_sub_lattices (lattice_construction.py:27)"], ["circular_distance_for_node_subset (circular_distances.py:81)"], ["<method 'extend' of 'list' objects> (~:0)"], ["_populate_split_index (tree.py:160)"], ["<genexpr> (partition.py:129)"], ["<method 'add' of 'set' objects> (~:0)"], ["<method 'read' of '_io.BufferedReader' objects> (~:0)"], ["to_splits (tree.py:127)"], ["_delete_taxa_internal (tree.py:485)"], ["__hash__ (partition.py:139)"], ["deep_copy (tree.py:199)"], ["<built-in method builtins.isinstance> (~:0)"], ["_add_bitmask_partition (partition_set.py:58)"], ["_element_to_bitmask_and_partition (partition_set.py:107)"], ["intersection (partition_set.py:262)"], ["get_leaves (tree.py:380)"], ["__init__ (partition_set.py:78)"], ["__iter__ (partition_set.py:139)"], ["<built-in method builtins.sorted> (~:0)"], ["add (partition_set.py:149)"], ["__init__ (partition.py:10)"]], "hovertemplate": "Calls=%{x}<br>Time/Call (ms)=%{y}<br>Total Time (s)=%{marker.size}<br>Function=%{customdata[0]}<br>Time %=%{marker.color}<extra></extra>", "legendgroup": "", "marker": {"color": [1.031, 1.032, 1.037, 1.063, 1.116, 1.152, 1.26, 1.442, 1.464, 1.467, 1.488, 1.555, 1.559, 1.679, 1.771, 2.11, 2.141, 2.239, 2.778, 3.448, 3.582, 3.656, 5.394, 5.793, 6.906], "coloraxis": "coloraxis", "size": [0.07029, 0.07038, 0.07067, 0.07247, 0.07611, 0.07857, 0.08591, 0.09833, 0.0998, 0.09999, 0.1015, 0.106, 0.1063, 0.1145, 0.1208, 0.1438, 0.146, 0.1526, 0.1894, 0.2351, 0.2442, 0.2493, 0.3677, 0.395, 0.4709], "sizemode": "area", "sizeref": 0.001177, "symbol": "circle"}, "mode": "markers", "name": "", "orientation": "v", "showlegend": false, "type": "scatter", "x": [267, 166147, 600629, 99022, 4847, 30172, 891008, 63288, 409301, 1053561, 842, 91289, 5684, 895916, 8897, 1729039, 702582, 1118195, 63473, 105792, 218534, 259126, 1444254, 699462, 892232], "xaxis": "x", "y": [0.2633, 0.0004236, 0.0001177, 0.0007318, 0.0157, 0.002604, 9.641e-05, 0.001554, 0.0002438, 9.491e-05, 0.1205, 0.001162, 0.0187, 0.0001278, 0.01357, 8.319e-05, 0.0002078, 0.0001365, 0.002984, 0.002222, 0.001118, 0.000962, 0.0002546, 0.0005647, 0.0005277], "yaxis": "y"}], "layout": {"coloraxis": {"colorbar": {"title": {"text": "Time %"}}, "colorscale": [[0, "#440154"], [0.1111, "#482878"], [0.2222, "#3e4989"], [0.3333, "#31688e"], [0.4444, "#26828e"], [0.5556, "#1f9e89"], [0.6667, "#35b779"], [0.7778, "#6ece58"], [0.8889, "#b5de2b"], [1, "#fde725"]]}, "font": {"color": "#ffffff"}, "height": 600, "legend": {"itemsizing": "constant", "tracegroupgap": 0}, "paper_bgcolor": "#1f2630", "plot_bgcolor": "#1f2630", "title": {"text": "Time per Call vs Number of Calls"}, "xaxis": {"anchor": "y", "domain": [0, 1], "title": {"text": "Calls"}}, "yaxis": {"anchor": "x", "domain": [0, 1], "title": {"text": "Time/Call (ms)"}}}}

### Figure 4 — Plotly figure (JSON) as saved in the notebook; plotly's stock layout.template omitted (floating-point values rounded to 4 significant figures)
{"data": [{"coloraxis": "coloraxis", "histfunc": "sum", "hovertemplate": "Module=%{x}<br>Function=%{y}<br>sum of Time %=%{z}<extra></extra>", "name": "", "type": "histogram2d", "x": ["selectors.py", "partition.py", "~", "tree.py", "lattice_construction.py", "circular_distances.py", "~", "tree.py", "partition.py", "~", "~", "tree.py", "tree.py", "partition.py", "tree.py", "~", "partition_set.py", "partition_set.py", "partition_set.py", "tree.py"], "xaxis": "x", "xbingroup": "x", "y": ["select (selectors.py:558)", "__str__ (partition.py:127)", "<built-in method builtins.len> (~:0)", "__init__ (tree.py:34)", "construct_sub_lattices (lattice_construction.py:27)", "circular_distance_for_node_subset (circular_distances.py:81)", "<method 'extend' of 'list' objects> (~:0)", "_populate_split_index (tree.py:160)", "<genexpr> (partition.py:129)", "<method 'add' of 'set' objects> (~:0)", "<method 'read' of '_io.BufferedReader' objects> (~:0)", "to_splits (tree.py:127)", "_delete_taxa_internal (tree.py:485)", "__hash__ (partition.py:139)", "deep_copy (tree.py:199)", "<built-in method builtins.isinstance> (~:0)", "_add_bitmask_partition (partition_set.py:58)", "_element_to_bitmask_and_partition (partition_set.py:107)", "intersection (partition_set.py:262)", "get_leaves (tree.py:380)"], "yaxis": "y", "ybingroup": "y", "z": [1.031, 1.032, 1.037, 1.063, 1.116, 1.152, 1.26, 1.442, 1.464, 1.467, 1.488, 1.555, 1.559, 1.679, 1.771, 2.11, 2.141, 2.239, 2.778, 3.448]}], "layout": {"coloraxis": {"colorbar": {"title": {"text": "sum of Time %"}}, "colorscale": [[0, "#440154"], [0.1111, "#482878"], [0.2222, "#3e4989"], [0.3333, "#31688e"], [0.4444, "#26828e"], [0.5556, "#1f9e89"], [0.6667, "#35b779"], [0.7778, "#6ece58"], [0.8889, "#b5de2b"], [1, "#fde725"]]}, "font": {"color": "#ffffff"}, "height": 600, "legend": {"tracegroupgap": 0}, "paper_bgcolor": "#1f2630", "plot_bgcolor": "#1f2630", "title": {"text": "Module-Function Time Distribution (Top 20)"}, "xaxis": {"anchor": "y", "domain": [0, 1], "tickangle": 45, "title": {"text": "Module"}}, "yaxis": {"anchor": "x", "domain": [0, 1], "title": {"text": "Function"}}}}
